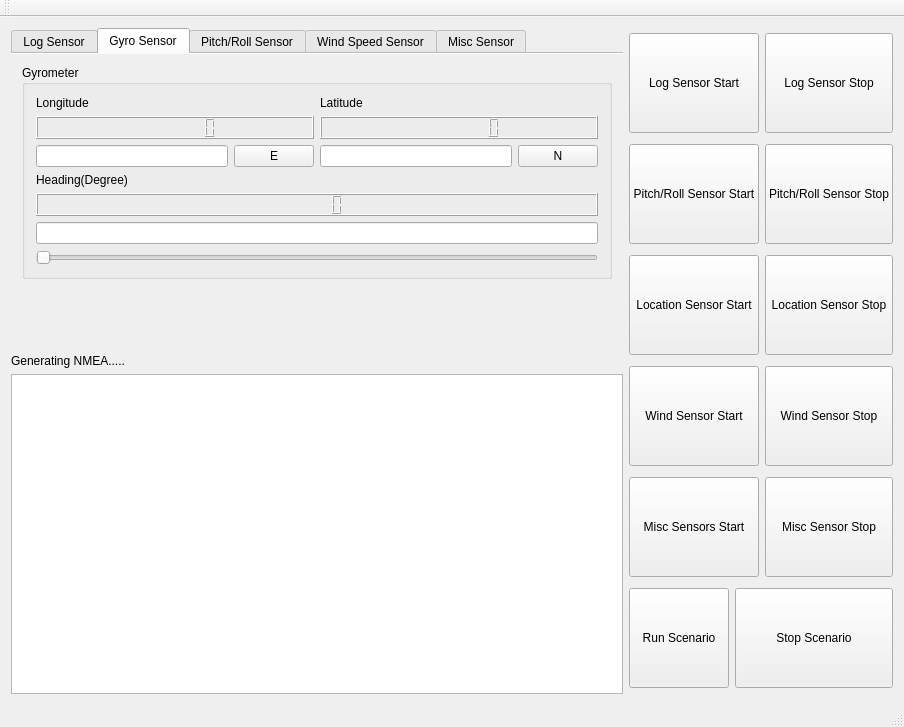
<?xml version="1.0" encoding="UTF-8"?>
<ui version="4.0">
 <class>ShipSimulator</class>
 <widget class="QMainWindow" name="ShipSimulator">
  <property name="geometry">
   <rect>
    <x>0</x>
    <y>0</y>
    <width>904</width>
    <height>727</height>
   </rect>
  </property>
  <property name="windowTitle">
   <string>ShipSimulator</string>
  </property>
  <property name="styleSheet">
   <string notr="true"/>
  </property>
  <widget class="QWidget" name="centralWidget">
   <layout class="QHBoxLayout" name="horizontalLayout_5">
    <item>
     <layout class="QVBoxLayout" name="verticalLayout_11"/>
    </item>
    <item>
     <layout class="QVBoxLayout" name="verticalLayout_19">
      <item>
       <widget class="QTabWidget" name="tabWidget">
        <property name="enabled">
         <bool>true</bool>
        </property>
        <property name="maximumSize">
         <size>
          <width>700</width>
          <height>700</height>
         </size>
        </property>
        <property name="styleSheet">
         <string notr="true"/>
        </property>
        <property name="tabShape">
         <enum>QTabWidget::Rounded</enum>
        </property>
        <property name="currentIndex">
         <number>1</number>
        </property>
        <property name="elideMode">
         <enum>Qt::ElideNone</enum>
        </property>
        <property name="documentMode">
         <bool>true</bool>
        </property>
        <property name="tabsClosable">
         <bool>false</bool>
        </property>
        <property name="movable">
         <bool>true</bool>
        </property>
        <widget class="QWidget" name="tab_2">
         <attribute name="title">
          <string>Log Sensor</string>
         </attribute>
         <layout class="QGridLayout" name="gridLayout_4">
          <item row="0" column="0">
           <widget class="QGroupBox" name="groupBox_6">
            <property name="title">
             <string>Logmeter</string>
            </property>
            <layout class="QGridLayout" name="gridLayout_3">
             <item row="0" column="0">
              <layout class="QHBoxLayout" name="horizontalLayout_2">
               <item>
                <layout class="QVBoxLayout" name="verticalLayout_4">
                 <item>
                  <widget class="QLCDNumber" name="lcdNumber_log_course"/>
                 </item>
                 <item>
                  <layout class="QVBoxLayout" name="verticalLayout_3">
                   <item>
                    <widget class="QLabel" name="label_log_course">
                     <property name="text">
                      <string>Course (degree)</string>
                     </property>
                    </widget>
                   </item>
                   <item>
                    <widget class="QLineEdit" name="lineEdit_log_course"/>
                   </item>
                   <item>
                    <widget class="QSlider" name="slider_log_course">
                     <property name="maximum">
                      <number>359</number>
                     </property>
                     <property name="orientation">
                      <enum>Qt::Horizontal</enum>
                     </property>
                    </widget>
                   </item>
                  </layout>
                 </item>
                </layout>
               </item>
               <item>
                <layout class="QVBoxLayout" name="verticalLayout_5">
                 <item>
                  <widget class="QLCDNumber" name="lcdNumber_log_speed"/>
                 </item>
                 <item>
                  <layout class="QVBoxLayout" name="verticalLayout_6">
                   <item>
                    <widget class="QLabel" name="label_log_speed">
                     <property name="text">
                      <string>Velocity</string>
                     </property>
                    </widget>
                   </item>
                   <item>
                    <widget class="QLineEdit" name="lineEdit_log_velocity"/>
                   </item>
                   <item>
                    <widget class="QSlider" name="slider_log_velocity">
                     <property name="maximum">
                      <number>80</number>
                     </property>
                     <property name="orientation">
                      <enum>Qt::Horizontal</enum>
                     </property>
                    </widget>
                   </item>
                  </layout>
                 </item>
                </layout>
               </item>
              </layout>
             </item>
            </layout>
           </widget>
          </item>
         </layout>
        </widget>
        <widget class="QWidget" name="tab_3">
         <attribute name="title">
          <string>Gyro Sensor</string>
         </attribute>
         <layout class="QGridLayout" name="gridLayout_2">
          <item row="0" column="0">
           <widget class="QGroupBox" name="groupBox_9">
            <property name="title">
             <string>Gyrometer</string>
            </property>
            <layout class="QVBoxLayout" name="verticalLayout">
             <item>
              <layout class="QHBoxLayout" name="horizontalLayout_4">
               <item>
                <layout class="QVBoxLayout" name="verticalLayout_9">
                 <item>
                  <widget class="QLabel" name="label_4">
                   <property name="text">
                    <string>Longitude</string>
                   </property>
                  </widget>
                 </item>
                 <item>
                  <widget class="QLCDNumber" name="lcdNumber_gyro_long">
                   <property name="digitCount">
                    <number>8</number>
                   </property>
                  </widget>
                 </item>
                 <item>
                  <layout class="QHBoxLayout" name="horizontalLayout_7">
                   <item>
                    <widget class="QLineEdit" name="lineEdit_gyro_long"/>
                   </item>
                   <item>
                    <widget class="QPushButton" name="pushButton_long_direction">
                     <property name="text">
                      <string>E</string>
                     </property>
                    </widget>
                   </item>
                  </layout>
                 </item>
                </layout>
               </item>
               <item>
                <layout class="QVBoxLayout" name="verticalLayout_8">
                 <item>
                  <widget class="QLabel" name="label_3">
                   <property name="text">
                    <string>Latitude</string>
                   </property>
                  </widget>
                 </item>
                 <item>
                  <widget class="QLCDNumber" name="lcdNumber_gyro_lat">
                   <property name="digitCount">
                    <number>8</number>
                   </property>
                  </widget>
                 </item>
                 <item>
                  <layout class="QHBoxLayout" name="horizontalLayout_6">
                   <item>
                    <widget class="QLineEdit" name="lineEdit_gyro_lat"/>
                   </item>
                   <item>
                    <widget class="QPushButton" name="pushButton_lat_Direction">
                     <property name="text">
                      <string>N</string>
                     </property>
                    </widget>
                   </item>
                  </layout>
                 </item>
                </layout>
               </item>
              </layout>
             </item>
             <item>
              <layout class="QVBoxLayout" name="verticalLayout_10">
               <item>
                <widget class="QLabel" name="label_5">
                 <property name="text">
                  <string>Heading(Degree)</string>
                 </property>
                </widget>
               </item>
               <item>
                <widget class="QLCDNumber" name="lcdNumber_gyro_heading"/>
               </item>
               <item>
                <widget class="QLineEdit" name="lineEdit_gyro_course"/>
               </item>
               <item>
                <widget class="QSlider" name="horizontalSlider_gyro_heading">
                 <property name="maximum">
                  <number>359</number>
                 </property>
                 <property name="orientation">
                  <enum>Qt::Horizontal</enum>
                 </property>
                </widget>
               </item>
              </layout>
             </item>
            </layout>
           </widget>
          </item>
          <item row="1" column="0">
           <widget class="QLabel" name="label_2">
            <property name="text">
             <string/>
            </property>
           </widget>
          </item>
         </layout>
        </widget>
        <widget class="QWidget" name="tab_4">
         <attribute name="title">
          <string>Pitch/Roll Sensor</string>
         </attribute>
         <layout class="QGridLayout" name="gridLayout_10">
          <item row="0" column="0">
           <widget class="QGroupBox" name="groupBox_7">
            <property name="title">
             <string>Pitch/Roll meter</string>
            </property>
            <layout class="QGridLayout" name="gridLayout_9">
             <item row="0" column="0">
              <layout class="QHBoxLayout" name="horizontalLayout_14">
               <item>
                <layout class="QVBoxLayout" name="verticalLayout_16">
                 <item>
                  <layout class="QVBoxLayout" name="verticalLayout_14">
                   <item>
                    <widget class="QLabel" name="label_10">
                     <property name="text">
                      <string>Pitch</string>
                     </property>
                    </widget>
                   </item>
                   <item>
                    <widget class="QLCDNumber" name="lcdNumber_pitch"/>
                   </item>
                   <item>
                    <layout class="QHBoxLayout" name="horizontalLayout_12">
                     <item>
                      <widget class="QLineEdit" name="lineEdit_pitch"/>
                     </item>
                    </layout>
                   </item>
                  </layout>
                 </item>
                 <item>
                  <widget class="QSlider" name="slider_pitch">
                   <property name="minimum">
                    <number>-89</number>
                   </property>
                   <property name="maximum">
                    <number>89</number>
                   </property>
                   <property name="orientation">
                    <enum>Qt::Horizontal</enum>
                   </property>
                  </widget>
                 </item>
                </layout>
               </item>
               <item>
                <layout class="QVBoxLayout" name="verticalLayout_17">
                 <item>
                  <layout class="QVBoxLayout" name="verticalLayout_15">
                   <item>
                    <widget class="QLabel" name="label_11">
                     <property name="text">
                      <string>Roll</string>
                     </property>
                    </widget>
                   </item>
                   <item>
                    <widget class="QLCDNumber" name="lcdNumber_roll"/>
                   </item>
                   <item>
                    <layout class="QHBoxLayout" name="horizontalLayout_13">
                     <item>
                      <widget class="QLineEdit" name="lineEdit_roll"/>
                     </item>
                    </layout>
                   </item>
                  </layout>
                 </item>
                 <item>
                  <widget class="QSlider" name="slider_roll">
                   <property name="minimum">
                    <number>-89</number>
                   </property>
                   <property name="maximum">
                    <number>89</number>
                   </property>
                   <property name="orientation">
                    <enum>Qt::Horizontal</enum>
                   </property>
                  </widget>
                 </item>
                </layout>
               </item>
              </layout>
             </item>
            </layout>
           </widget>
          </item>
         </layout>
        </widget>
        <widget class="QWidget" name="widget">
         <attribute name="title">
          <string>Wind Speed Sensor</string>
         </attribute>
         <layout class="QGridLayout" name="gridLayout_11">
          <item row="0" column="0">
           <widget class="QGroupBox" name="groupBox_8">
            <property name="title">
             <string>Wind Angle(Degree)</string>
            </property>
            <layout class="QGridLayout" name="gridLayout_12">
             <item row="0" column="0">
              <layout class="QVBoxLayout" name="verticalLayout_12">
               <item>
                <widget class="QLCDNumber" name="lcdNumber_wind_angle"/>
               </item>
               <item>
                <widget class="QLineEdit" name="lineEdit_wind_angle"/>
               </item>
               <item>
                <widget class="QSlider" name="slider_wind_angle">
                 <property name="minimum">
                  <number>0</number>
                 </property>
                 <property name="maximum">
                  <number>359</number>
                 </property>
                 <property name="orientation">
                  <enum>Qt::Horizontal</enum>
                 </property>
                </widget>
               </item>
              </layout>
             </item>
            </layout>
           </widget>
          </item>
          <item row="0" column="1">
           <widget class="QGroupBox" name="groupBox_11">
            <property name="title">
             <string>Wind Speed (Knots)</string>
            </property>
            <layout class="QGridLayout" name="gridLayout_13">
             <item row="0" column="0">
              <layout class="QVBoxLayout" name="verticalLayout_20">
               <item>
                <widget class="QLCDNumber" name="lcdNumber_wind_speed"/>
               </item>
               <item>
                <widget class="QLineEdit" name="lineEdit_wind_speed"/>
               </item>
               <item>
                <widget class="QSlider" name="slider_wind_speed">
                 <property name="minimum">
                  <number>0</number>
                 </property>
                 <property name="maximum">
                  <number>80</number>
                 </property>
                 <property name="orientation">
                  <enum>Qt::Horizontal</enum>
                 </property>
                </widget>
               </item>
              </layout>
             </item>
            </layout>
           </widget>
          </item>
         </layout>
        </widget>
        <widget class="QWidget" name="tab_5">
         <attribute name="title">
          <string>Misc Sensor</string>
         </attribute>
         <layout class="QGridLayout" name="gridLayout_14">
          <item row="0" column="0">
           <widget class="QGroupBox" name="groupBox_4">
            <property name="title">
             <string/>
            </property>
            <layout class="QGridLayout" name="gridLayout_7">
             <item row="0" column="0">
              <layout class="QGridLayout" name="gridLayout_8">
               <item row="0" column="0">
                <widget class="QDoubleSpinBox" name="doubleSpinBox_mean_temp_water">
                 <property name="value">
                  <double>0.000000000000000</double>
                 </property>
                </widget>
               </item>
               <item row="0" column="1">
                <widget class="QLabel" name="label_7">
                 <property name="text">
                  <string>Mean Temp of Water</string>
                 </property>
                </widget>
               </item>
               <item row="1" column="0">
                <widget class="QDoubleSpinBox" name="doubleSpinBox_rudder_angle">
                 <property name="maximum">
                  <double>359.000000000000000</double>
                 </property>
                </widget>
               </item>
               <item row="1" column="1">
                <widget class="QLabel" name="label_8">
                 <property name="text">
                  <string>Rudder Sensor Angle</string>
                 </property>
                </widget>
               </item>
               <item row="2" column="0">
                <widget class="QDoubleSpinBox" name="doubleSpinBox_altitude">
                 <property name="maximum">
                  <double>100000.000000000000000</double>
                 </property>
                </widget>
               </item>
               <item row="2" column="1">
                <widget class="QLabel" name="label_9">
                 <property name="text">
                  <string>Altitude</string>
                 </property>
                </widget>
               </item>
              </layout>
             </item>
            </layout>
           </widget>
          </item>
          <item row="1" column="0">
           <layout class="QHBoxLayout" name="horizontalLayout_8">
            <item>
             <widget class="QGroupBox" name="groupBox_3">
              <property name="title">
               <string>Source to Destination</string>
              </property>
              <layout class="QGridLayout" name="gridLayout_6">
               <item row="0" column="0">
                <layout class="QVBoxLayout" name="verticalLayout_7">
                 <item>
                  <widget class="QLabel" name="label_12">
                   <property name="text">
                    <string>Bearing</string>
                   </property>
                  </widget>
                 </item>
                 <item>
                  <widget class="QDoubleSpinBox" name="doubleSpinBox_Source_Destination_Bearing">
                   <property name="maximum">
                    <double>359.000000000000000</double>
                   </property>
                  </widget>
                 </item>
                </layout>
               </item>
              </layout>
             </widget>
            </item>
            <item>
             <widget class="QGroupBox" name="groupBox_2">
              <property name="title">
               <string>WayPoint</string>
              </property>
              <layout class="QGridLayout" name="gridLayout_5">
               <item row="0" column="0">
                <layout class="QHBoxLayout" name="horizontalLayout">
                 <item>
                  <widget class="QLabel" name="label_13">
                   <property name="text">
                    <string>Latitude</string>
                   </property>
                  </widget>
                 </item>
                 <item>
                  <widget class="QDoubleSpinBox" name="doubleSpinBox_waypoint_lat">
                   <property name="maximum">
                    <double>90.000000000000000</double>
                   </property>
                  </widget>
                 </item>
                 <item>
                  <widget class="QLabel" name="label_14">
                   <property name="text">
                    <string>Longitude</string>
                   </property>
                  </widget>
                 </item>
                 <item>
                  <widget class="QDoubleSpinBox" name="doubleSpinBox_waypoint_long">
                   <property name="maximum">
                    <double>180.000000000000000</double>
                   </property>
                  </widget>
                 </item>
                </layout>
               </item>
               <item row="1" column="0">
                <layout class="QHBoxLayout" name="horizontalLayout_3">
                 <item>
                  <widget class="QLabel" name="label_15">
                   <property name="text">
                    <string>Bearing</string>
                   </property>
                  </widget>
                 </item>
                 <item>
                  <widget class="QDoubleSpinBox" name="doubleSpinBox_waypoint_bearing">
                   <property name="maximum">
                    <double>359.000000000000000</double>
                   </property>
                  </widget>
                 </item>
                 <item>
                  <widget class="QLabel" name="label_16">
                   <property name="text">
                    <string>Distance</string>
                   </property>
                  </widget>
                 </item>
                 <item>
                  <widget class="QDoubleSpinBox" name="doubleSpinBox_waypoint_distance">
                   <property name="maximum">
                    <double>1000000.000000000000000</double>
                   </property>
                  </widget>
                 </item>
                </layout>
               </item>
              </layout>
             </widget>
            </item>
           </layout>
          </item>
         </layout>
        </widget>
       </widget>
      </item>
      <item>
       <widget class="QLabel" name="label_6">
        <property name="text">
         <string>Generating NMEA.....</string>
        </property>
       </widget>
      </item>
      <item>
       <widget class="QTextBrowser" name="textBrowser_displayGPRMC">
        <property name="styleSheet">
         <string notr="true">color:green;
font-weight:bold;</string>
        </property>
       </widget>
      </item>
     </layout>
    </item>
    <item>
     <layout class="QGridLayout" name="gridLayout">
      <item row="0" column="0" colspan="2">
       <widget class="QPushButton" name="pushButton_log_Start">
        <property name="minimumSize">
         <size>
          <width>100</width>
          <height>100</height>
         </size>
        </property>
        <property name="styleSheet">
         <string notr="true"/>
        </property>
        <property name="text">
         <string>Log Sensor Start</string>
        </property>
       </widget>
      </item>
      <item row="0" column="2">
       <widget class="QPushButton" name="pushButton_log_Stop">
        <property name="minimumSize">
         <size>
          <width>100</width>
          <height>100</height>
         </size>
        </property>
        <property name="styleSheet">
         <string notr="true"/>
        </property>
        <property name="text">
         <string>Log Sensor Stop</string>
        </property>
       </widget>
      </item>
      <item row="1" column="0" colspan="2">
       <widget class="QPushButton" name="pushButton_pitch_roll_start">
        <property name="minimumSize">
         <size>
          <width>100</width>
          <height>100</height>
         </size>
        </property>
        <property name="styleSheet">
         <string notr="true"/>
        </property>
        <property name="text">
         <string>Pitch/Roll Sensor Start</string>
        </property>
       </widget>
      </item>
      <item row="1" column="2">
       <widget class="QPushButton" name="pushButton_pitchroll_stop">
        <property name="minimumSize">
         <size>
          <width>100</width>
          <height>100</height>
         </size>
        </property>
        <property name="styleSheet">
         <string notr="true"/>
        </property>
        <property name="text">
         <string>Pitch/Roll Sensor Stop</string>
        </property>
       </widget>
      </item>
      <item row="2" column="0" colspan="2">
       <widget class="QPushButton" name="pushButton_gyro_start">
        <property name="minimumSize">
         <size>
          <width>100</width>
          <height>100</height>
         </size>
        </property>
        <property name="styleSheet">
         <string notr="true"/>
        </property>
        <property name="text">
         <string>Location Sensor Start</string>
        </property>
       </widget>
      </item>
      <item row="2" column="2">
       <widget class="QPushButton" name="pushButton_gyro_stop">
        <property name="minimumSize">
         <size>
          <width>100</width>
          <height>100</height>
         </size>
        </property>
        <property name="styleSheet">
         <string notr="true"/>
        </property>
        <property name="text">
         <string>Location Sensor Stop</string>
        </property>
       </widget>
      </item>
      <item row="3" column="0" colspan="2">
       <widget class="QPushButton" name="pushButton_windmeter_start">
        <property name="minimumSize">
         <size>
          <width>100</width>
          <height>100</height>
         </size>
        </property>
        <property name="styleSheet">
         <string notr="true"/>
        </property>
        <property name="text">
         <string>Wind Sensor Start</string>
        </property>
       </widget>
      </item>
      <item row="3" column="2">
       <widget class="QPushButton" name="pushButton_windmeter_stop">
        <property name="minimumSize">
         <size>
          <width>100</width>
          <height>100</height>
         </size>
        </property>
        <property name="styleSheet">
         <string notr="true"/>
        </property>
        <property name="text">
         <string>Wind Sensor Stop</string>
        </property>
       </widget>
      </item>
      <item row="4" column="0" colspan="2">
       <widget class="QPushButton" name="pushButton_Misc_Start">
        <property name="minimumSize">
         <size>
          <width>100</width>
          <height>100</height>
         </size>
        </property>
        <property name="styleSheet">
         <string notr="true"/>
        </property>
        <property name="text">
         <string>Misc Sensors Start</string>
        </property>
       </widget>
      </item>
      <item row="4" column="2">
       <widget class="QPushButton" name="pushButton_Misc_stop">
        <property name="minimumSize">
         <size>
          <width>100</width>
          <height>100</height>
         </size>
        </property>
        <property name="styleSheet">
         <string notr="true"/>
        </property>
        <property name="text">
         <string>Misc Sensor Stop</string>
        </property>
       </widget>
      </item>
      <item row="5" column="0">
       <widget class="QPushButton" name="pushButton_readfile_start">
        <property name="minimumSize">
         <size>
          <width>100</width>
          <height>100</height>
         </size>
        </property>
        <property name="styleSheet">
         <string notr="true"/>
        </property>
        <property name="text">
         <string>Run Scenario</string>
        </property>
       </widget>
      </item>
      <item row="5" column="1" colspan="2">
       <widget class="QPushButton" name="pushButton_readfile_Stop">
        <property name="minimumSize">
         <size>
          <width>100</width>
          <height>100</height>
         </size>
        </property>
        <property name="styleSheet">
         <string notr="true"/>
        </property>
        <property name="text">
         <string>Stop Scenario</string>
        </property>
       </widget>
      </item>
     </layout>
    </item>
   </layout>
  </widget>
  <widget class="QMenuBar" name="menuBar">
   <property name="geometry">
    <rect>
     <x>0</x>
     <y>0</y>
     <width>904</width>
     <height>21</height>
    </rect>
   </property>
  </widget>
  <widget class="QToolBar" name="mainToolBar">
   <attribute name="toolBarArea">
    <enum>TopToolBarArea</enum>
   </attribute>
   <attribute name="toolBarBreak">
    <bool>false</bool>
   </attribute>
  </widget>
  <widget class="QStatusBar" name="statusBar"/>
 </widget>
 <layoutdefault spacing="6" margin="11"/>
 <resources/>
 <connections>
  <connection>
   <sender>slider_log_course</sender>
   <signal>sliderMoved(int)</signal>
   <receiver>lcdNumber_log_course</receiver>
   <slot>display(int)</slot>
   <hints>
    <hint type="sourcelabel">
     <x>225</x>
     <y>341</y>
    </hint>
    <hint type="destinationlabel">
     <x>226</x>
     <y>216</y>
    </hint>
   </hints>
  </connection>
  <connection>
   <sender>slider_log_velocity</sender>
   <signal>sliderMoved(int)</signal>
   <receiver>lcdNumber_log_speed</receiver>
   <slot>display(int)</slot>
   <hints>
    <hint type="sourcelabel">
     <x>368</x>
     <y>341</y>
    </hint>
    <hint type="destinationlabel">
     <x>369</x>
     <y>216</y>
    </hint>
   </hints>
  </connection>
  <connection>
   <sender>lineEdit_gyro_lat</sender>
   <signal>textChanged(QString)</signal>
   <receiver>lcdNumber_gyro_lat</receiver>
   <slot>display(QString)</slot>
   <hints>
    <hint type="sourcelabel">
     <x>576</x>
     <y>211</y>
    </hint>
    <hint type="destinationlabel">
     <x>640</x>
     <y>174</y>
    </hint>
   </hints>
  </connection>
  <connection>
   <sender>lineEdit_gyro_long</sender>
   <signal>textChanged(QString)</signal>
   <receiver>lcdNumber_gyro_long</receiver>
   <slot>display(QString)</slot>
   <hints>
    <hint type="sourcelabel">
     <x>284</x>
     <y>211</y>
    </hint>
    <hint type="destinationlabel">
     <x>366</x>
     <y>174</y>
    </hint>
   </hints>
  </connection>
  <connection>
   <sender>slider_pitch</sender>
   <signal>sliderMoved(int)</signal>
   <receiver>lcdNumber_pitch</receiver>
   <slot>display(int)</slot>
   <hints>
    <hint type="sourcelabel">
     <x>264</x>
     <y>342</y>
    </hint>
    <hint type="destinationlabel">
     <x>271</x>
     <y>236</y>
    </hint>
   </hints>
  </connection>
  <connection>
   <sender>slider_roll</sender>
   <signal>sliderMoved(int)</signal>
   <receiver>lcdNumber_roll</receiver>
   <slot>display(int)</slot>
   <hints>
    <hint type="sourcelabel">
     <x>510</x>
     <y>337</y>
    </hint>
    <hint type="destinationlabel">
     <x>518</x>
     <y>242</y>
    </hint>
   </hints>
  </connection>
  <connection>
   <sender>horizontalSlider_gyro_heading</sender>
   <signal>sliderMoved(int)</signal>
   <receiver>lcdNumber_gyro_heading</receiver>
   <slot>display(int)</slot>
   <hints>
    <hint type="sourcelabel">
     <x>378</x>
     <y>353</y>
    </hint>
    <hint type="destinationlabel">
     <x>390</x>
     <y>302</y>
    </hint>
   </hints>
  </connection>
  <connection>
   <sender>slider_wind_angle</sender>
   <signal>sliderMoved(int)</signal>
   <receiver>lcdNumber_wind_angle</receiver>
   <slot>display(int)</slot>
   <hints>
    <hint type="sourcelabel">
     <x>120</x>
     <y>289</y>
    </hint>
    <hint type="destinationlabel">
     <x>138</x>
     <y>224</y>
    </hint>
   </hints>
  </connection>
  <connection>
   <sender>slider_wind_speed</sender>
   <signal>sliderMoved(int)</signal>
   <receiver>lcdNumber_wind_speed</receiver>
   <slot>display(int)</slot>
   <hints>
    <hint type="sourcelabel">
     <x>471</x>
     <y>290</y>
    </hint>
    <hint type="destinationlabel">
     <x>477</x>
     <y>246</y>
    </hint>
   </hints>
  </connection>
 </connections>
</ui>
